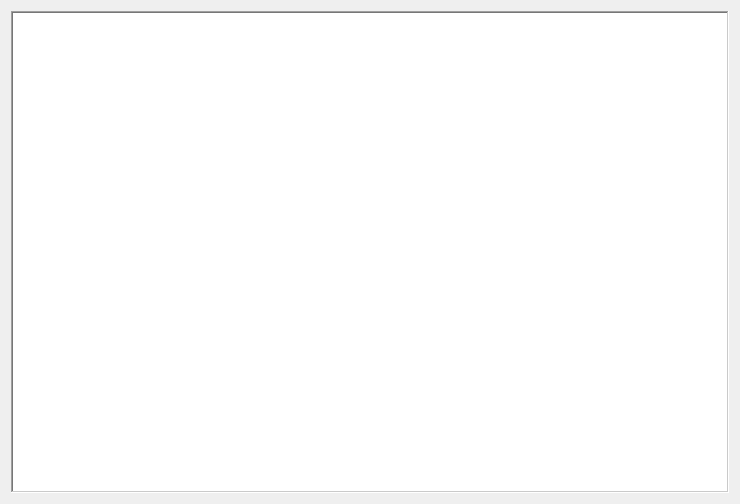
<?xml version="1.0" encoding="UTF-8"?>
<ui version="4.0">
 <class>HistoryForm</class>
 <widget class="QWidget" name="HistoryForm">
  <property name="windowModality">
   <enum>Qt::WindowModal</enum>
  </property>
  <property name="geometry">
   <rect>
    <x>0</x>
    <y>0</y>
    <width>740</width>
    <height>504</height>
   </rect>
  </property>
  <property name="sizePolicy">
   <sizepolicy hsizetype="Expanding" vsizetype="Expanding">
    <horstretch>0</horstretch>
    <verstretch>0</verstretch>
   </sizepolicy>
  </property>
  <property name="contextMenuPolicy">
   <enum>Qt::DefaultContextMenu</enum>
  </property>
  <property name="windowTitle">
   <string>Submit your .java file(s)</string>
  </property>
  <property name="toolTip">
   <string>Please enter open your files</string>
  </property>
  <property name="layoutDirection">
   <enum>Qt::LeftToRight</enum>
  </property>
  <property name="windowFilePath">
   <string extracomment="HEY"/>
  </property>
  <layout class="QGridLayout" name="gridLayout">
   <item row="0" column="0">
    <widget class="QTableWidget" name="tableWidget">
     <property name="frameShape">
      <enum>QFrame::WinPanel</enum>
     </property>
     <property name="editTriggers">
      <set>QAbstractItemView::NoEditTriggers</set>
     </property>
    </widget>
   </item>
  </layout>
 </widget>
 <resources/>
 <connections/>
</ui>
